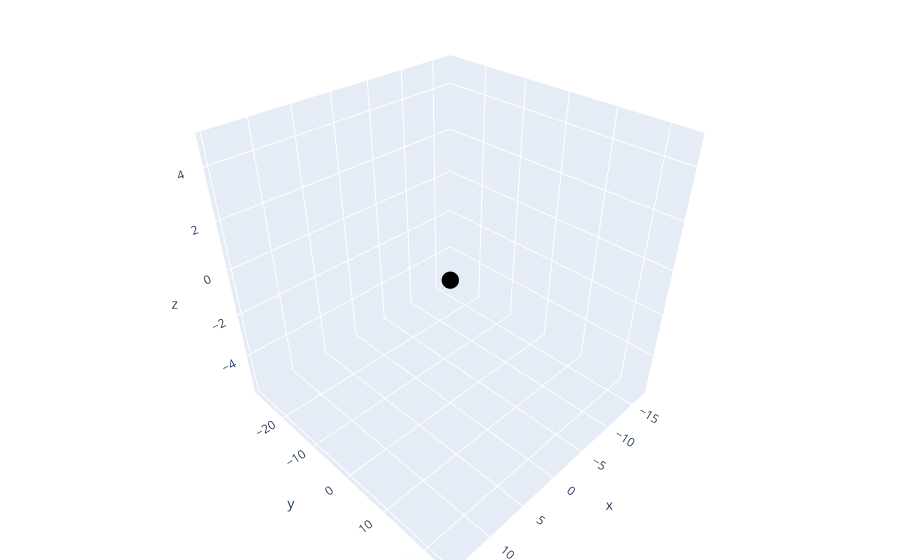

The cell this chart's notebook holds for it:
### Code cell
import plotly.graph_objects as go

# two vectors in R3
v1 = np.array([ 3,5,1 ])
v2 = np.array([ 0,2,2 ])

## uncomment the lines below for the second part
v1 = np.array([ 3.0,5.0,1.0 ])
v2 = np.array([ 1.5,2.5,0.5 ])


# random scalars in the x-axis range
scalars = np.random.uniform(low=xlim[0],high=xlim[1],size=(100,2))



# create random points
points = np.zeros((100,3))
for i in range(len(scalars)):

  # define this point as a random weighted combination of the two vectors
  points[i,:] = v1*scalars[i,0] + v2*scalars[i,1]


# draw the dots in the plane
fig = go.Figure( data=[go.Scatter3d(x=points[:,0], y=points[:,1], z=points[:,2], 
                                    mode='markers', marker=dict(size=6,color='black') )])

fig.update_layout(margin=dict(l=0,r=0,b=0,t=0))
fig.show()
